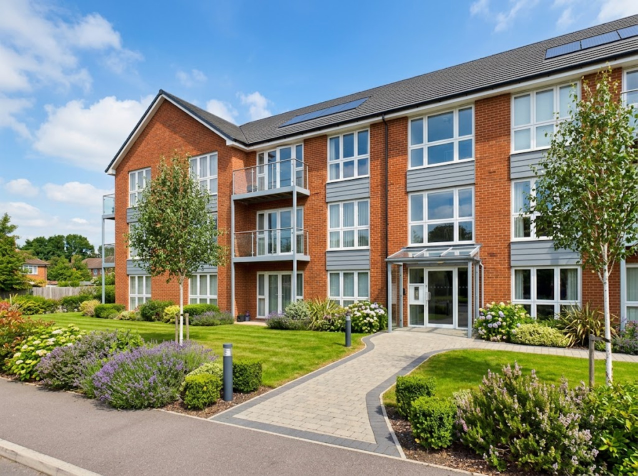
#> input picture photos-src/bay.jpg, 1275 x 952 px (shown at 1/2 size); its folder holds only this picture in this run
$ python photos.py
#> lines starting #> are read from the running program, lines starting #| are printed output that depends on the picture
#!/usr/bin/env python3
"""Cuts the photographs in photos-src/ into the sizes the site uses.

    python3 tools/photos.py      (needs Pillow: pip install pillow)
    node build.mjs

To swap a photo, replace the file in photos-src/ (keep the name), run the two
commands above, commit and push. FOCUS says which part of each picture must
survive when it is cropped to a tall or square frame: 0 is the left or top
edge, 1 is the right or bottom edge.
"""
import json
from pathlib import Path
from PIL import Image

ROOT = Path(__file__).resolve().parent.parent
SRC = ROOT / 'photos-src'
OUT = ROOT / 'site' / 'assets' / 'photos'

FOCUS = {
    'hero': (0.50, 0.55), 'semi': (0.55, 0.5), 'keys': (0.42, 0.5), 'terrace': (0.68, 0.5),
    'living': (0.30, 0.5), 'kitchen': (0.62, 0.5), 'wisteria': (0.52, 0.5), 'postbox': (0.50, 0.5),
    'park': (0.62, 0.5), 'bay': (0.55, 0.5), 'model': (0.52, 0.5),
}
# shape name -> (height / width, candidate pixel widths)
SHAPES = {
    'tall': (1.25, [420, 640, 840, 1080]),
    'wide': (0.8, [480, 720, 960, 1280]),
    'square': (1.0, [320, 480, 640, 960]),
}


def crop_to(im, ratio, focus):
    w, h = im.size
    cw, ch = (w, round(w * ratio)) if w * ratio <= h else (round(h / ratio), h)
    x = min(max(round(focus[0] * w - cw / 2), 0), w - cw)
    y = min(max(round(focus[1] * h - ch / 2), 0), h - ch)
    return im.crop((x, y, x + cw, y + ch))


def main():
    OUT.mkdir(parents=True, exist_ok=True)
    for old in OUT.glob('*.webp'):
        old.unlink()
    manifest = {}
    for src in sorted(SRC.glob('*.jpg')):
        key = src.stem
        im = Image.open(src).convert('RGB')
#> im is the input picture: PIL image 1275x952 RGB; mean R, G, B 133.3, 139.3, 126.9
        manifest[key] = {}
        for shape, (ratio, candidates) in SHAPES.items():
            cropped = crop_to(im, ratio, FOCUS.get(key, (0.5, 0.5)))
            widths = [w for w in candidates if w <= cropped.width]
            if not widths or cropped.width > widths[-1] * 1.12:
                widths.append(cropped.width)
            for w in widths:
                cropped.resize((w, round(w * ratio)), Image.LANCZOS).save(OUT / f'{key}-{shape}-{w}.webp', quality=80, method=6)
            manifest[key][shape] = widths
#> this loop made 3 passes
#> pass 1, in main, `cropped = crop_to(im, ratio, FOCUS.get(key, (0.5, 0.5)))`:
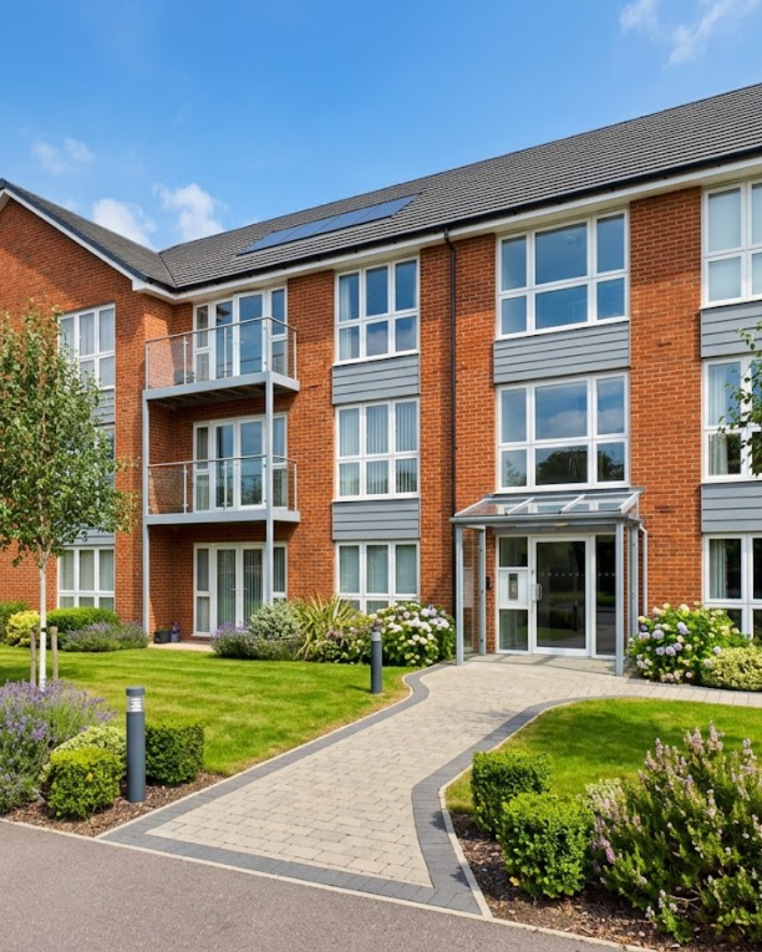
#> cropped: PIL image 762x952 RGB; mean R, G, B 130.9, 135.8, 126.6
#> pass 1, in main, `cropped.resize((w, round(w * ratio)), Image.LANCZOS).save(OUT / f'{key..`:
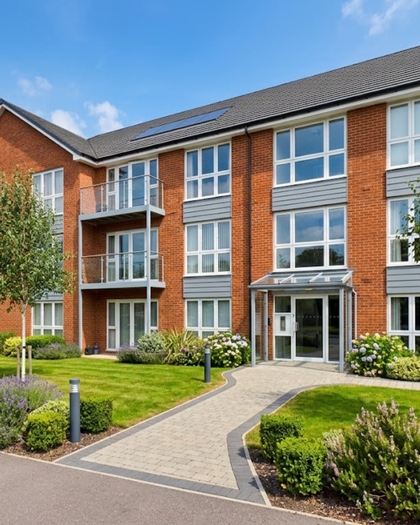
#> saved as bay-tall-420.webp: PIL image 420x525 RGB; mean R, G, B 130.9, 135.8, 126.6
#> pass 2, in main, `cropped = crop_to(im, ratio, FOCUS.get(key, (0.5, 0.5)))`:
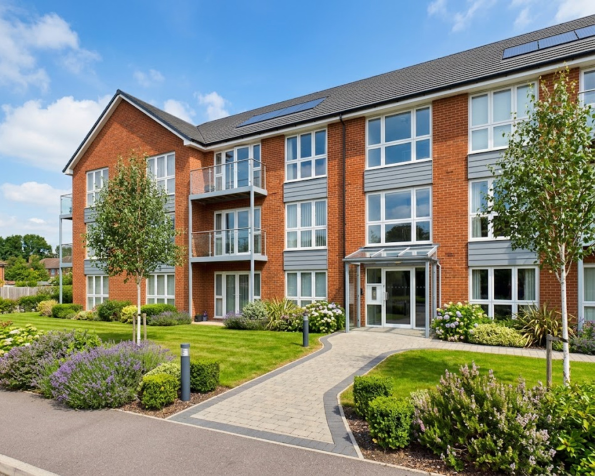
#> cropped: PIL image 1190x952 RGB (shown at 1/2 size); mean R, G, B 131.6, 137.3, 124.6
#> after the loop:
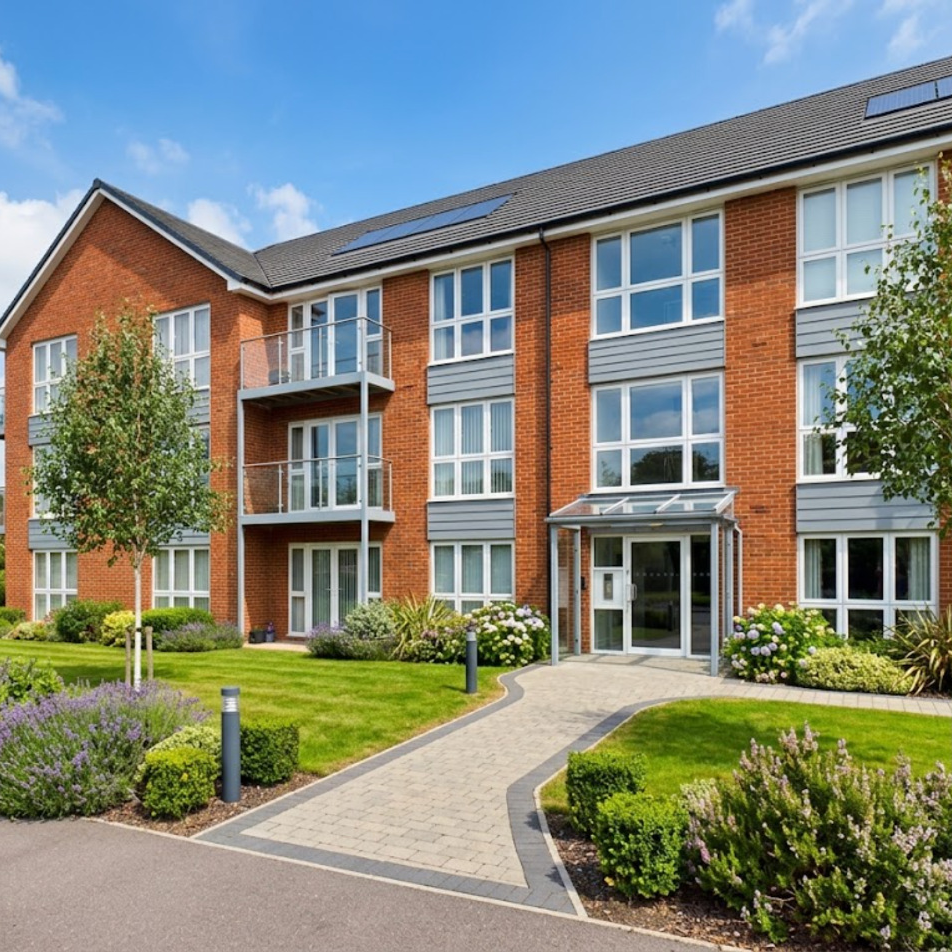
#> cropped: PIL image 952x952 RGB; mean R, G, B 129.9, 134.9, 123.7
#> after the loop, manifest = 1 item
    (ROOT / 'src' / 'photos.json').write_text(json.dumps(manifest, indent=1) + '\n')
    total = sum(f.stat().st_size for f in OUT.glob('*.webp'))
    print(f'{len(manifest)} photos, {len(list(OUT.glob("*.webp")))} files, {total // 1024} KB')
#| 1 photos, 0 files, 0 KB


if __name__ == '__main__':
    main()

$ run again, on photos-src/living.jpg
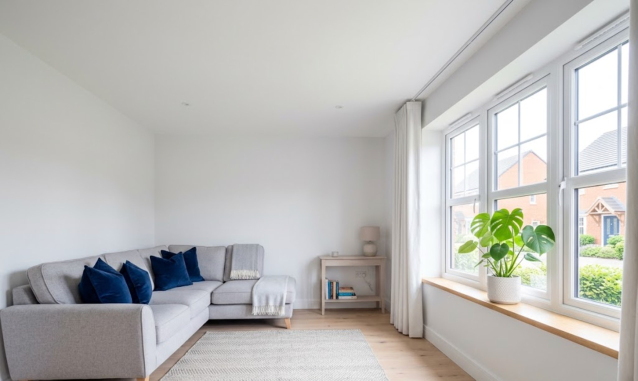
#> input picture photos-src/living.jpg, 1275 x 761 px (shown at 1/2 size)
#> in main, im is the input picture: PIL image 1275x761 RGB; mean R, G, B 186.2, 185.6, 182.8
#> the loop in main, `for shape, (ratio, candidates) in SHAPES.items():` made 3 passes
#> pass 1, in main, `cropped = crop_to(im, ratio, FOCUS.get(key, (0.5, 0.5)))`:
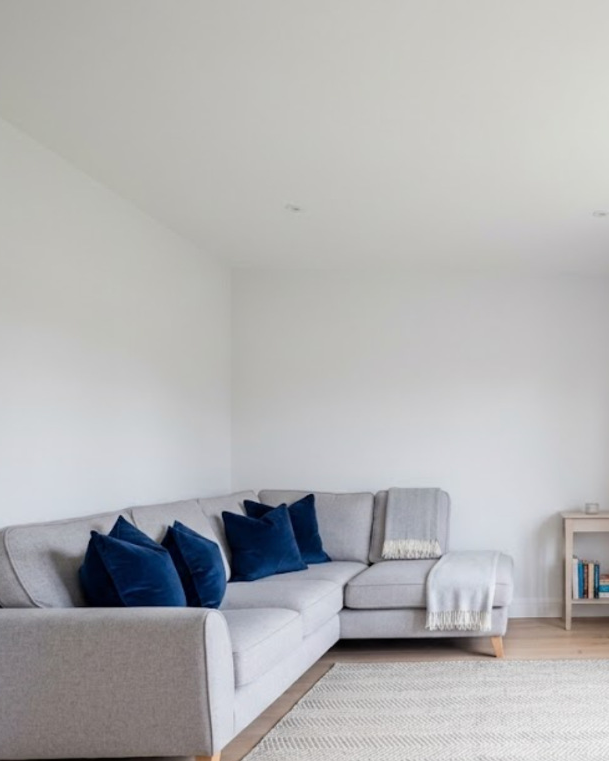
#> cropped: PIL image 609x761 RGB; mean R, G, B 178.7, 178.4, 178.9
#> after the loop in main, `for shape, (ratio, candidates) in SHAPES.items():`:
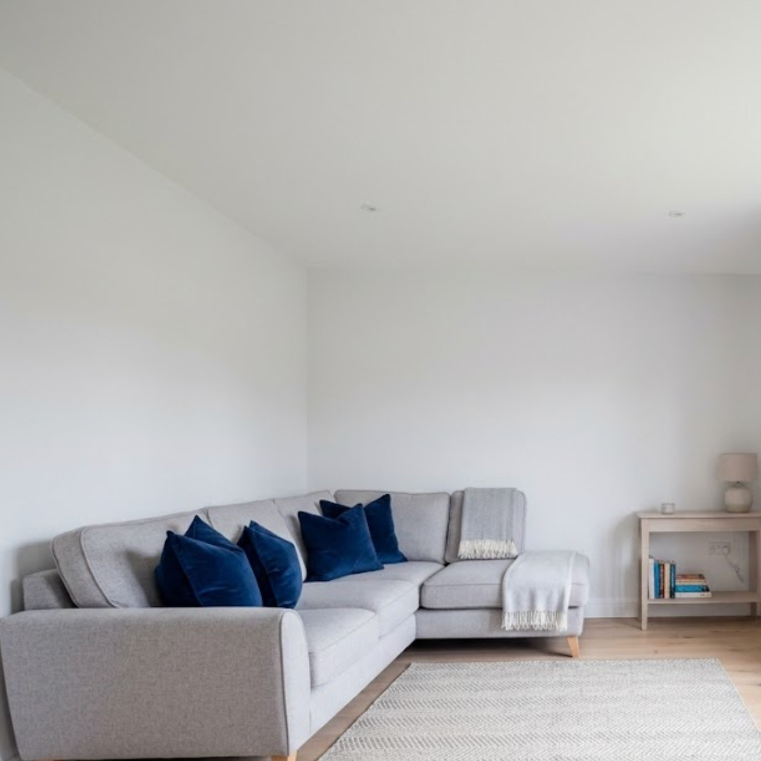
#> cropped: PIL image 761x761 RGB; mean R, G, B 177.9, 177.3, 177.1
#> after the loop in main, `for shape, (ratio, candidates) in SHAPES.items():`: manifest = 1 item
#| 1 photos, 0 files, 0 KB

$ run again, on photos-src/park.jpg
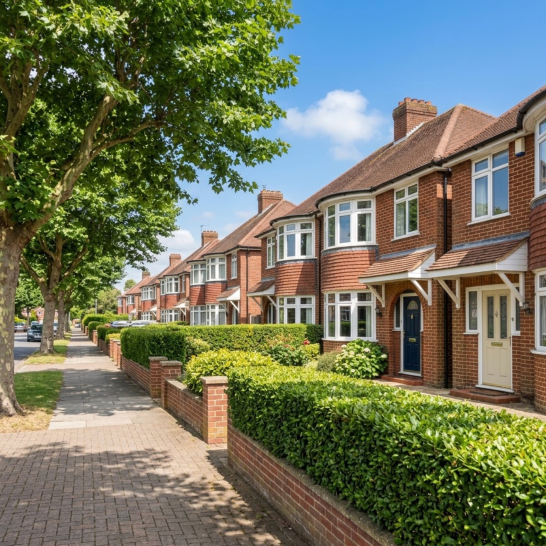
#> input picture photos-src/park.jpg, 1092 x 1092 px (shown at 1/2 size)
#> in main, im is the input picture: PIL image 1092x1092 RGB; mean R, G, B 111.7, 116.4, 93.6
#> the loop in main, `for shape, (ratio, candidates) in SHAPES.items():` made 3 passes
#> pass 1, in main, `cropped = crop_to(im, ratio, FOCUS.get(key, (0.5, 0.5)))`:
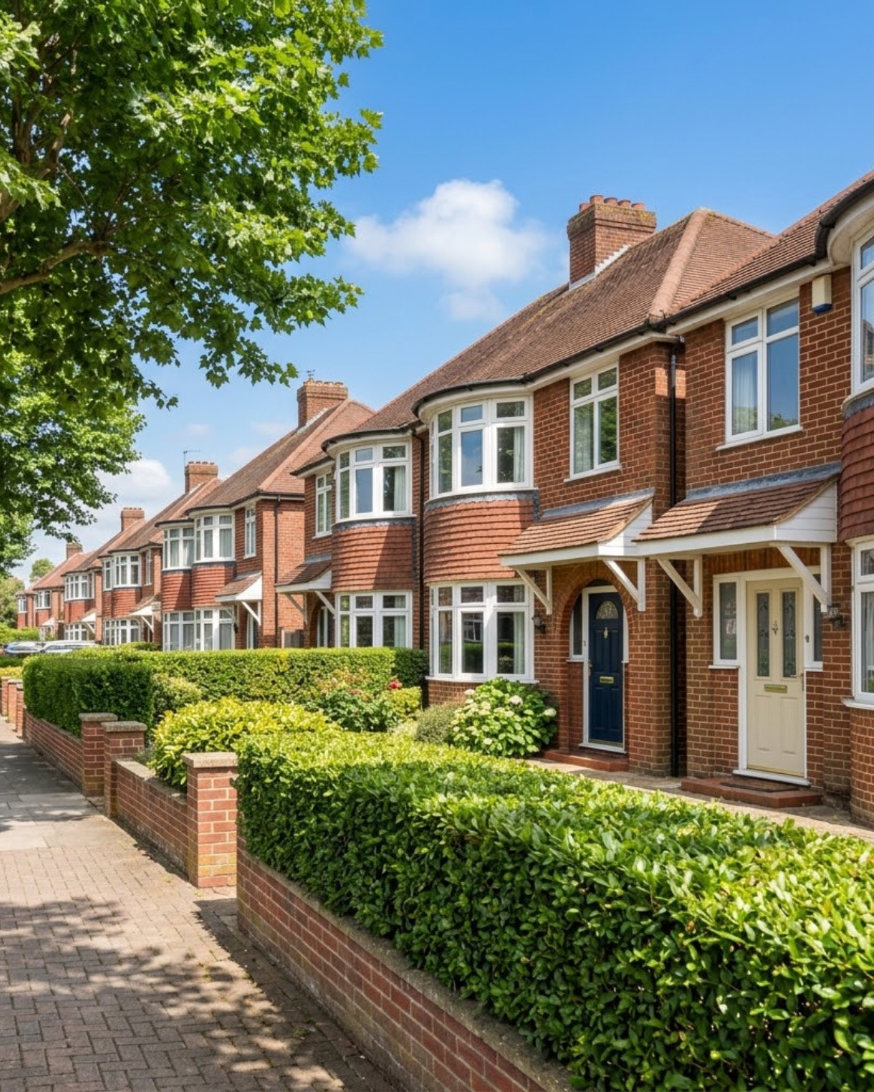
#> cropped: PIL image 874x1092 RGB; mean R, G, B 114.1, 119.7, 99.9
#> after the loop in main, `for shape, (ratio, candidates) in SHAPES.items():`: manifest = 1 item
#| 1 photos, 0 files, 0 KB

$ run again, on photos-src/hero.jpg
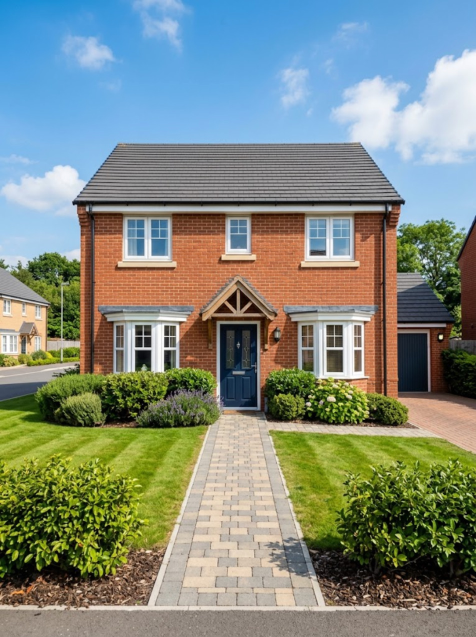
#> input picture photos-src/hero.jpg, 952 x 1274 px (shown at 1/2 size)
#> in main, im is the input picture: PIL image 952x1274 RGB; mean R, G, B 128.6, 138.4, 127.1
#> the loop in main, `for shape, (ratio, candidates) in SHAPES.items():` made 3 passes
#> pass 1, in main, `cropped.resize((w, round(w * ratio)), Image.LANCZOS).save(OUT / f'{key..`:
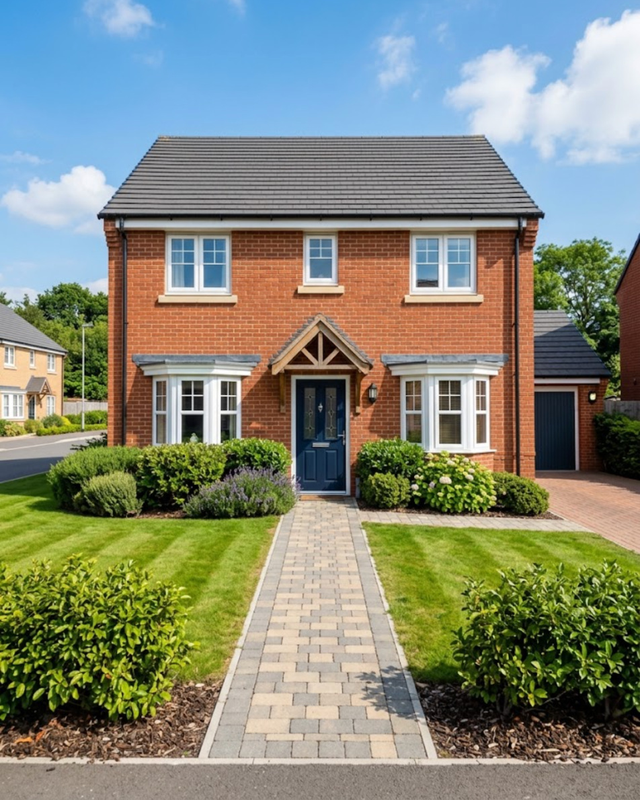
#> saved as hero-tall-640.webp: PIL image 640x800 RGB; mean R, G, B 131.6, 136.7, 120.4
#> after the loop in main, `for shape, (ratio, candidates) in SHAPES.items():`:
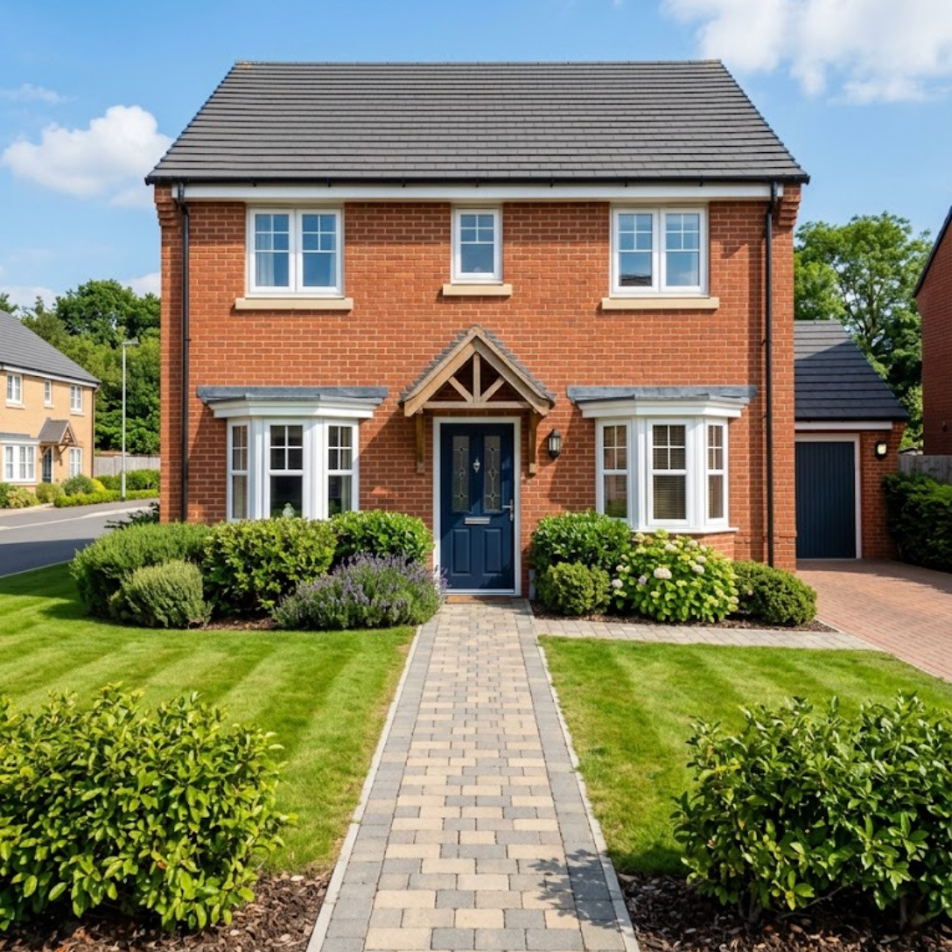
#> cropped: PIL image 952x952 RGB; mean R, G, B 130.8, 130.2, 103.8
#> after the loop in main, `for shape, (ratio, candidates) in SHAPES.items():`: manifest = 1 item
#| 1 photos, 0 files, 0 KB
